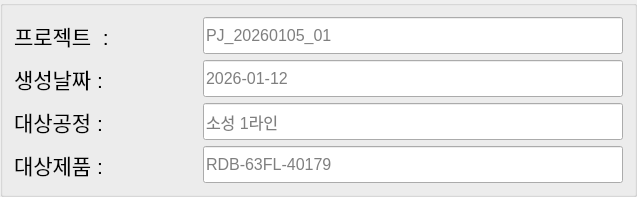
                    <widget class="QGroupBox" name="groupBox_7">
                     <property name="title">
                      <string/>
                     </property>
                     <layout class="QGridLayout" name="gridLayout_8">
                      <item row="1" column="0">
                       <widget class="QLabel" name="label_project_date">
                        <property name="sizePolicy">
                         <sizepolicy hsizetype="Minimum" vsizetype="Minimum">
                          <horstretch>0</horstretch>
                          <verstretch>0</verstretch>
                         </sizepolicy>
                        </property>
                        <property name="minimumSize">
                         <size>
                          <width>140</width>
                          <height>37</height>
                         </size>
                        </property>
                        <property name="font">
                         <font>
                          <family>Segoe UI</family>
                          <pointsize>16</pointsize>
                         </font>
                        </property>
                        <property name="styleSheet">
                         <string notr="true">background : none</string>
                        </property>
                        <property name="text">
                         <string>생성날짜 :</string>
                        </property>
                       </widget>
                      </item>
                      <item row="2" column="0">
                       <widget class="QLabel" name="label_project_process">
                        <property name="sizePolicy">
                         <sizepolicy hsizetype="Minimum" vsizetype="Minimum">
                          <horstretch>0</horstretch>
                          <verstretch>0</verstretch>
                         </sizepolicy>
                        </property>
                        <property name="minimumSize">
                         <size>
                          <width>140</width>
                          <height>37</height>
                         </size>
                        </property>
                        <property name="font">
                         <font>
                          <family>Segoe UI</family>
                          <pointsize>16</pointsize>
                         </font>
                        </property>
                        <property name="styleSheet">
                         <string notr="true">background : none</string>
                        </property>
                        <property name="text">
                         <string>대상공정 :</string>
                        </property>
                       </widget>
                      </item>
                      <item row="3" column="0">
                       <widget class="QLabel" name="label_purpose">
                        <property name="sizePolicy">
                         <sizepolicy hsizetype="Minimum" vsizetype="Minimum">
                          <horstretch>0</horstretch>
                          <verstretch>0</verstretch>
                         </sizepolicy>
                        </property>
                        <property name="minimumSize">
                         <size>
                          <width>183</width>
                          <height>37</height>
                         </size>
                        </property>
                        <property name="font">
                         <font>
                          <family>Segoe UI</family>
                          <pointsize>16</pointsize>
                         </font>
                        </property>
                        <property name="styleSheet">
                         <string notr="true">background : none</string>
                        </property>
                        <property name="text">
                         <string>대상제품 :</string>
                        </property>
                       </widget>
                      </item>
                      <item row="3" column="1">
                       <widget class="QLineEdit" name="le_train_purpose_product">
                        <property name="sizePolicy">
                         <sizepolicy hsizetype="Minimum" vsizetype="Minimum">
                          <horstretch>0</horstretch>
                          <verstretch>0</verstretch>
                         </sizepolicy>
                        </property>
                        <property name="minimumSize">
                         <size>
                          <width>226</width>
                          <height>37</height>
                         </size>
                        </property>
                        <property name="font">
                         <font>
                          <family>Segoe UI</family>
                          <pointsize>12</pointsize>
                         </font>
                        </property>
                        <property name="placeholderText">
                         <string>RDB-63FL-40179</string>
                        </property>
                       </widget>
                      </item>
                      <item row="2" column="1">
                       <widget class="QLineEdit" name="le_train_project_process">
                        <property name="sizePolicy">
                         <sizepolicy hsizetype="Minimum" vsizetype="Minimum">
                          <horstretch>0</horstretch>
                          <verstretch>0</verstretch>
                         </sizepolicy>
                        </property>
                        <property name="minimumSize">
                         <size>
                          <width>420</width>
                          <height>37</height>
                         </size>
                        </property>
                        <property name="font">
                         <font>
                          <family>Segoe UI</family>
                          <pointsize>12</pointsize>
                         </font>
                        </property>
                        <property name="placeholderText">
                         <string>소성 1라인</string>
                        </property>
                       </widget>
                      </item>
                      <item row="0" column="1">
                       <widget class="QLineEdit" name="le_train_project_name_3">
                        <property name="sizePolicy">
                         <sizepolicy hsizetype="Minimum" vsizetype="Minimum">
                          <horstretch>0</horstretch>
                          <verstretch>0</verstretch>
                         </sizepolicy>
                        </property>
                        <property name="minimumSize">
                         <size>
                          <width>420</width>
                          <height>37</height>
                         </size>
                        </property>
                        <property name="font">
                         <font>
                          <family>Segoe UI</family>
                          <pointsize>12</pointsize>
                         </font>
                        </property>
                        <property name="text">
                         <string/>
                        </property>
                        <property name="placeholderText">
                         <string>PJ_20260105_01</string>
                        </property>
                       </widget>
                      </item>
                      <item row="0" column="0">
                       <widget class="QLabel" name="label_project_name_3">
                        <property name="sizePolicy">
                         <sizepolicy hsizetype="Minimum" vsizetype="Minimum">
                          <horstretch>0</horstretch>
                          <verstretch>0</verstretch>
                         </sizepolicy>
                        </property>
                        <property name="minimumSize">
                         <size>
                          <width>140</width>
                          <height>37</height>
                         </size>
                        </property>
                        <property name="font">
                         <font>
                          <family>Segoe UI</family>
                          <pointsize>16</pointsize>
                         </font>
                        </property>
                        <property name="styleSheet">
                         <string notr="true">background : none</string>
                        </property>
                        <property name="text">
                         <string>프로젝트  :</string>
                        </property>
                       </widget>
                      </item>
                      <item row="1" column="1">
                       <widget class="QLineEdit" name="le_train_project_date">
                        <property name="sizePolicy">
                         <sizepolicy hsizetype="Minimum" vsizetype="Minimum">
                          <horstretch>0</horstretch>
                          <verstretch>0</verstretch>
                         </sizepolicy>
                        </property>
                        <property name="minimumSize">
                         <size>
                          <width>420</width>
                          <height>37</height>
                         </size>
                        </property>
                        <property name="font">
                         <font>
                          <family>Segoe UI</family>
                          <pointsize>12</pointsize>
                         </font>
                        </property>
                        <property name="readOnly">
                         <bool>true</bool>
                        </property>
                        <property name="placeholderText">
                         <string>2026-01-12</string>
                        </property>
                       </widget>
                      </item>
                     </layout>
                    </widget>
